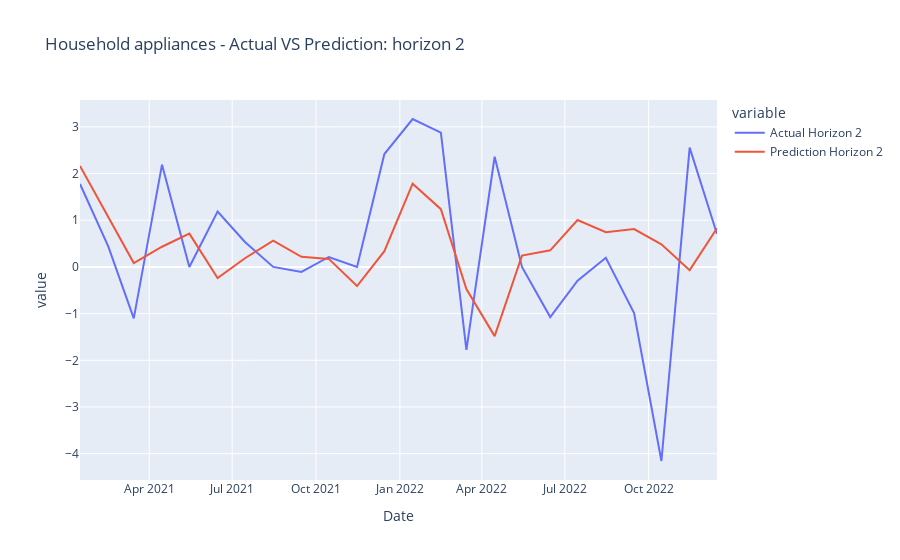
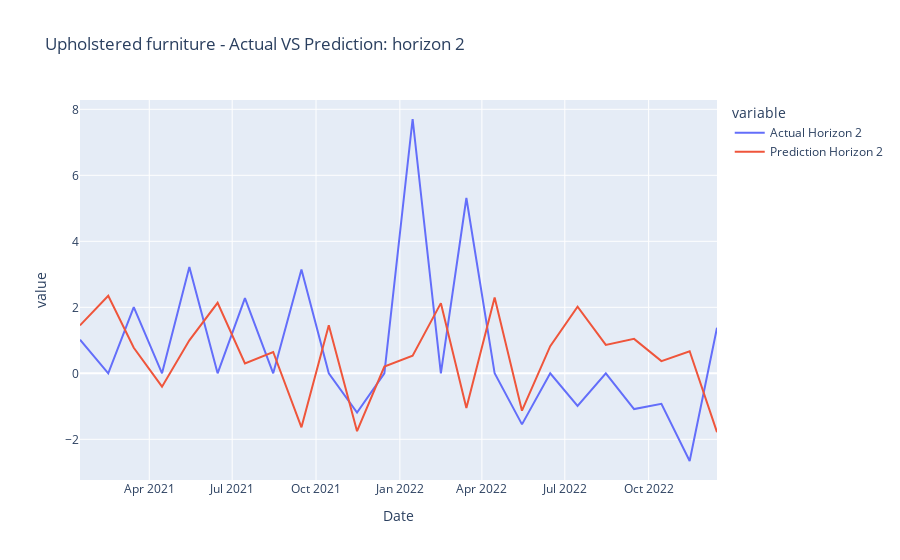
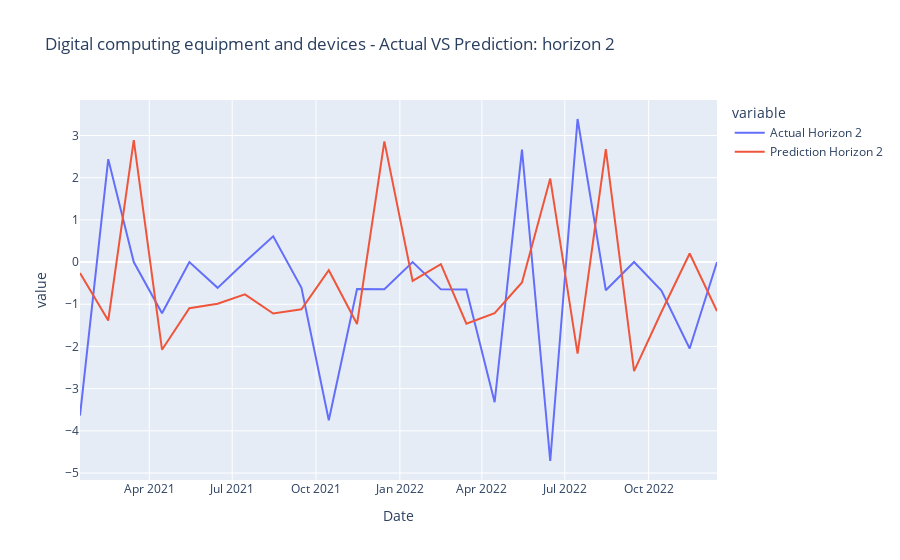
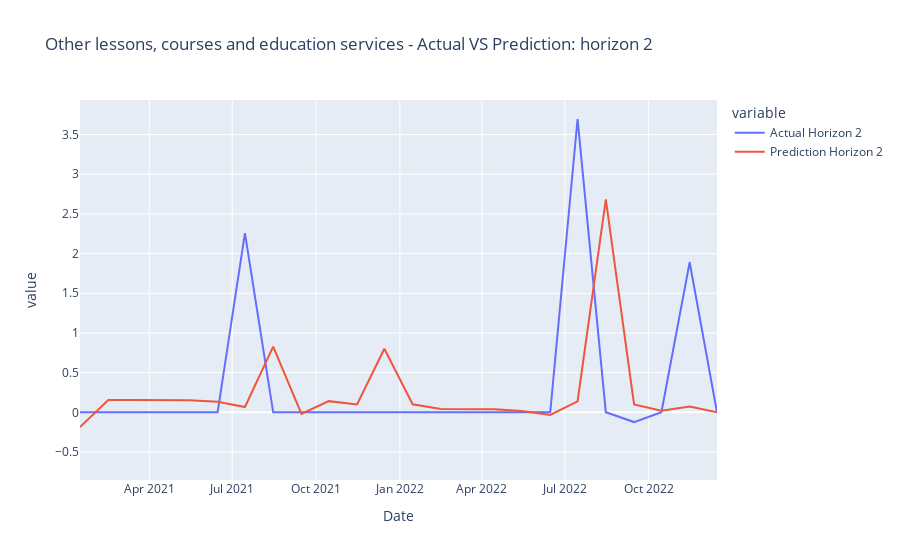

Write notebook code for charts like these, in order.
### Code cell
#categories = list(all_data_test_dict_hor_2.keys())
plot_results_horizon(all_data_test_dict_hor_2, categories, 2)

### Figure 1 — Plotly figure (JSON) as saved in the notebook; plotly's stock layout.template omitted (floating-point values rounded to 4 significant figures)
{"data": [{"hovertemplate": "variable=Actual Horizon 2<br>Date=%{x}<br>value=%{y}<extra></extra>", "legendgroup": "Actual Horizon 2", "line": {"color": "#636efa", "dash": "solid"}, "marker": {"symbol": "circle"}, "mode": "lines", "name": "Actual Horizon 2", "orientation": "v", "showlegend": true, "type": "scatter", "x": ["2021-01-15", "2021-02-15", "2021-03-15", "2021-04-15", "2021-05-15", "2021-06-15", "2021-07-15", "2021-08-15", "2021-09-15", "2021-10-15", "2021-11-15", "2021-12-15", "2022-01-15", "2022-02-15", "2022-03-15", "2022-04-15", "2022-05-15", "2022-06-15", "2022-07-15", "2022-08-15", "2022-09-15", "2022-10-15", "2022-11-15", "2022-12-15", null, null], "xaxis": "x", "y": [1.776, 0.4391, -1.101, 2.191, 0, 1.185, 0.5339, 0, -0.1066, 0.213, 0, 2.417, 3.168, 2.876, -1.775, 2.36, 0, -1.075, -0.2951, 0.1969, -0.9882, -4.157, 2.555, 0.7039, null, null], "yaxis": "y"}, {"hovertemplate": "variable=Prediction Horizon 2<br>Date=%{x}<br>value=%{y}<extra></extra>", "legendgroup": "Prediction Horizon 2", "line": {"color": "#EF553B", "dash": "solid"}, "marker": {"symbol": "circle"}, "mode": "lines", "name": "Prediction Horizon 2", "orientation": "v", "showlegend": true, "type": "scatter", "x": ["2021-01-15", "2021-02-15", "2021-03-15", "2021-04-15", "2021-05-15", "2021-06-15", "2021-07-15", "2021-08-15", "2021-09-15", "2021-10-15", "2021-11-15", "2021-12-15", "2022-01-15", "2022-02-15", "2022-03-15", "2022-04-15", "2022-05-15", "2022-06-15", "2022-07-15", "2022-08-15", "2022-09-15", "2022-10-15", "2022-11-15", "2022-12-15", null, null], "xaxis": "x", "y": [2.164, 1.062, 0.08305, 0.4323, 0.7138, -0.2367, 0.1856, 0.563, 0.2177, 0.172, -0.4099, 0.3383, 1.783, 1.237, -0.4756, -1.482, 0.242, 0.355, 1.004, 0.7456, 0.8104, 0.483, -0.06899, 0.8289, 1.699, 0.5734], "yaxis": "y"}], "layout": {"legend": {"title": {"text": "variable"}, "tracegroupgap": 0}, "title": {"text": "Household appliances - Actual VS Prediction: horizon 2"}, "xaxis": {"anchor": "y", "domain": [0, 1], "title": {"text": "Date"}}, "yaxis": {"anchor": "x", "domain": [0, 1], "title": {"text": "value"}}}}

### Figure 2 — Plotly figure (JSON) as saved in the notebook; plotly's stock layout.template omitted (floating-point values rounded to 4 significant figures)
{"data": [{"hovertemplate": "variable=Actual Horizon 2<br>Date=%{x}<br>value=%{y}<extra></extra>", "legendgroup": "Actual Horizon 2", "line": {"color": "#636efa", "dash": "solid"}, "marker": {"symbol": "circle"}, "mode": "lines", "name": "Actual Horizon 2", "orientation": "v", "showlegend": true, "type": "scatter", "x": ["2021-01-15", "2021-02-15", "2021-03-15", "2021-04-15", "2021-05-15", "2021-06-15", "2021-07-15", "2021-08-15", "2021-09-15", "2021-10-15", "2021-11-15", "2021-12-15", "2022-01-15", "2022-02-15", "2022-03-15", "2022-04-15", "2022-05-15", "2022-06-15", "2022-07-15", "2022-08-15", "2022-09-15", "2022-10-15", "2022-11-15", "2022-12-15", null, null], "xaxis": "x", "y": [1.017, 0, 2.004, 0, 3.221, 0, 2.279, 0, 3.143, 0, -1.19, 0, 7.706, 0, 5.312, 0, -1.548, 0, -0.9901, 0, -1.084, -0.9263, -2.658, 1.381, null, null], "yaxis": "y"}, {"hovertemplate": "variable=Prediction Horizon 2<br>Date=%{x}<br>value=%{y}<extra></extra>", "legendgroup": "Prediction Horizon 2", "line": {"color": "#EF553B", "dash": "solid"}, "marker": {"symbol": "circle"}, "mode": "lines", "name": "Prediction Horizon 2", "orientation": "v", "showlegend": true, "type": "scatter", "x": ["2021-01-15", "2021-02-15", "2021-03-15", "2021-04-15", "2021-05-15", "2021-06-15", "2021-07-15", "2021-08-15", "2021-09-15", "2021-10-15", "2021-11-15", "2021-12-15", "2022-01-15", "2022-02-15", "2022-03-15", "2022-04-15", "2022-05-15", "2022-06-15", "2022-07-15", "2022-08-15", "2022-09-15", "2022-10-15", "2022-11-15", "2022-12-15", null, null], "xaxis": "x", "y": [1.451, 2.348, 0.7737, -0.4065, 0.9992, 2.136, 0.2968, 0.6449, -1.637, 1.455, -1.753, 0.2051, 0.5333, 2.126, -1.049, 2.294, -1.132, 0.8211, 2.021, 0.859, 1.043, 0.3706, 0.6671, -1.786, 1.741, -0.5123], "yaxis": "y"}], "layout": {"legend": {"title": {"text": "variable"}, "tracegroupgap": 0}, "title": {"text": "Upholstered furniture - Actual VS Prediction: horizon 2"}, "xaxis": {"anchor": "y", "domain": [0, 1], "title": {"text": "Date"}}, "yaxis": {"anchor": "x", "domain": [0, 1], "title": {"text": "value"}}}}

### Figure 3 — Plotly figure (JSON) as saved in the notebook; plotly's stock layout.template omitted (floating-point values rounded to 4 significant figures)
{"data": [{"hovertemplate": "variable=Actual Horizon 2<br>Date=%{x}<br>value=%{y}<extra></extra>", "legendgroup": "Actual Horizon 2", "line": {"color": "#636efa", "dash": "solid"}, "marker": {"symbol": "circle"}, "mode": "lines", "name": "Actual Horizon 2", "orientation": "v", "showlegend": true, "type": "scatter", "x": ["2021-01-15", "2021-02-15", "2021-03-15", "2021-04-15", "2021-05-15", "2021-06-15", "2021-07-15", "2021-08-15", "2021-09-15", "2021-10-15", "2021-11-15", "2021-12-15", "2022-01-15", "2022-02-15", "2022-03-15", "2022-04-15", "2022-05-15", "2022-06-15", "2022-07-15", "2022-08-15", "2022-09-15", "2022-10-15", "2022-11-15", "2022-12-15", null, null], "xaxis": "x", "y": [-3.637, 2.439, 0, -1.212, 0, -0.6116, 0, 0.6116, -0.6116, -3.75, -0.639, -0.6431, 0, -0.6473, -0.6515, -3.323, 2.667, -4.715, 3.39, -0.6689, 0, -0.6734, -2.048, 0, null, null], "yaxis": "y"}, {"hovertemplate": "variable=Prediction Horizon 2<br>Date=%{x}<br>value=%{y}<extra></extra>", "legendgroup": "Prediction Horizon 2", "line": {"color": "#EF553B", "dash": "solid"}, "marker": {"symbol": "circle"}, "mode": "lines", "name": "Prediction Horizon 2", "orientation": "v", "showlegend": true, "type": "scatter", "x": ["2021-01-15", "2021-02-15", "2021-03-15", "2021-04-15", "2021-05-15", "2021-06-15", "2021-07-15", "2021-08-15", "2021-09-15", "2021-10-15", "2021-11-15", "2021-12-15", "2022-01-15", "2022-02-15", "2022-03-15", "2022-04-15", "2022-05-15", "2022-06-15", "2022-07-15", "2022-08-15", "2022-09-15", "2022-10-15", "2022-11-15", "2022-12-15", null, null], "xaxis": "x", "y": [-0.2574, -1.385, 2.887, -2.077, -1.092, -0.988, -0.7665, -1.219, -1.12, -0.1943, -1.468, 2.86, -0.4461, -0.04815, -1.461, -1.21, -0.4853, 1.98, -2.171, 2.676, -2.585, -1.184, 0.204, -1.163, 0.009377, -0.6607], "yaxis": "y"}], "layout": {"legend": {"title": {"text": "variable"}, "tracegroupgap": 0}, "title": {"text": "Digital computing equipment and devices - Actual VS Prediction: horizon 2"}, "xaxis": {"anchor": "y", "domain": [0, 1], "title": {"text": "Date"}}, "yaxis": {"anchor": "x", "domain": [0, 1], "title": {"text": "value"}}}}

### Figure 4 — Plotly figure (JSON) as saved in the notebook; plotly's stock layout.template omitted (floating-point values rounded to 4 significant figures)
{"data": [{"hovertemplate": "variable=Actual Horizon 2<br>Date=%{x}<br>value=%{y}<extra></extra>", "legendgroup": "Actual Horizon 2", "line": {"color": "#636efa", "dash": "solid"}, "marker": {"symbol": "circle"}, "mode": "lines", "name": "Actual Horizon 2", "orientation": "v", "showlegend": true, "type": "scatter", "x": ["2021-01-15", "2021-02-15", "2021-03-15", "2021-04-15", "2021-05-15", "2021-06-15", "2021-07-15", "2021-08-15", "2021-09-15", "2021-10-15", "2021-11-15", "2021-12-15", "2022-01-15", "2022-02-15", "2022-03-15", "2022-04-15", "2022-05-15", "2022-06-15", "2022-07-15", "2022-08-15", "2022-09-15", "2022-10-15", "2022-11-15", "2022-12-15", null, null], "xaxis": "x", "y": [0, 0, 0, 0, 0, 0, 2.259, 0, 0, 0, 0, 0, 0, 0, 0, 0, 0, 0, 3.696, 0, -0.1231, 0, 1.891, 0, null, null], "yaxis": "y"}, {"hovertemplate": "variable=Prediction Horizon 2<br>Date=%{x}<br>value=%{y}<extra></extra>", "legendgroup": "Prediction Horizon 2", "line": {"color": "#EF553B", "dash": "solid"}, "marker": {"symbol": "circle"}, "mode": "lines", "name": "Prediction Horizon 2", "orientation": "v", "showlegend": true, "type": "scatter", "x": ["2021-01-15", "2021-02-15", "2021-03-15", "2021-04-15", "2021-05-15", "2021-06-15", "2021-07-15", "2021-08-15", "2021-09-15", "2021-10-15", "2021-11-15", "2021-12-15", "2022-01-15", "2022-02-15", "2022-03-15", "2022-04-15", "2022-05-15", "2022-06-15", "2022-07-15", "2022-08-15", "2022-09-15", "2022-10-15", "2022-11-15", "2022-12-15", null, null], "xaxis": "x", "y": [-0.1861, 0.155, 0.1556, 0.1567, 0.1515, 0.1319, 0.06679, 0.827, -0.0196, 0.1406, 0.09849, 0.8016, 0.1016, 0.04224, 0.04226, 0.03887, 0.01695, -0.03287, 0.1375, 2.684, 0.09835, 0.01864, 0.07166, -5.555e-05, -0.6137, 0.06811], "yaxis": "y"}], "layout": {"legend": {"title": {"text": "variable"}, "tracegroupgap": 0}, "title": {"text": "Other lessons, courses and education services - Actual VS Prediction: horizon 2"}, "xaxis": {"anchor": "y", "domain": [0, 1], "title": {"text": "Date"}}, "yaxis": {"anchor": "x", "domain": [0, 1], "title": {"text": "value"}}}}
